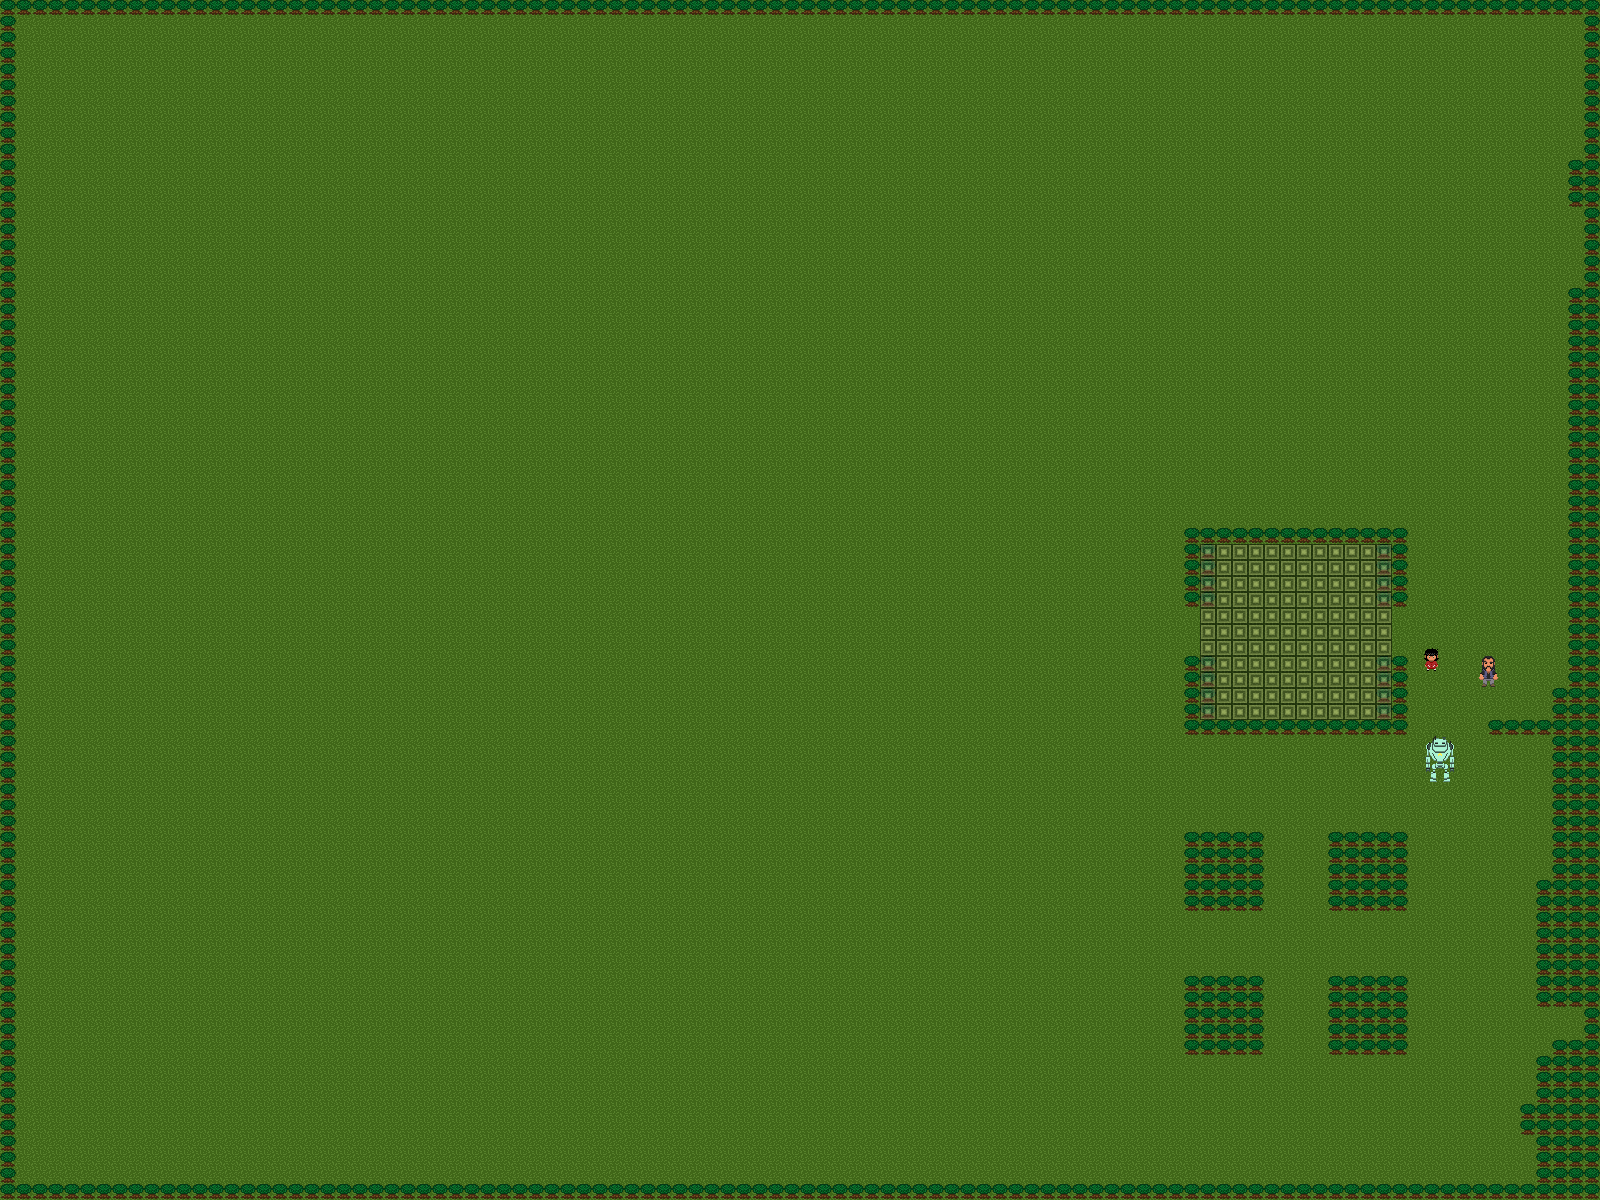

A 2D game scene composited from a Tiled map and its tileset images. What follows is a short description and the map's XML, with each tile layer's data collapsed to a summary:
An orthogonal 100x75 tile map with 16x16 px tiles, 3 tile layers (floor, wall, roof).

<map version="1.0" orientation="orthogonal" renderorder="left-up" width="100" height="75" tilewidth="16" tileheight="16">
 <tileset firstgid="1" name="tileset" tilewidth="16" tileheight="16">
  <image source="tileset.png" width="512" height="512" />
 </tileset>
 <layer name="floor" width="100" height="75">
  <data>[7500 cells, 7500 non-empty, 1 distinct tile ids]</data>
 </layer>
 <layer name="wall" width="100" height="75">
  <data>[7500 cells, 626 non-empty, 13 distinct tile ids]</data>
 </layer>
 <layer name="roof" width="100" height="75" opacity="0.5">
  <data>[7500 cells, 132 non-empty, 1 distinct tile ids]</data>
 </layer>
</map>
